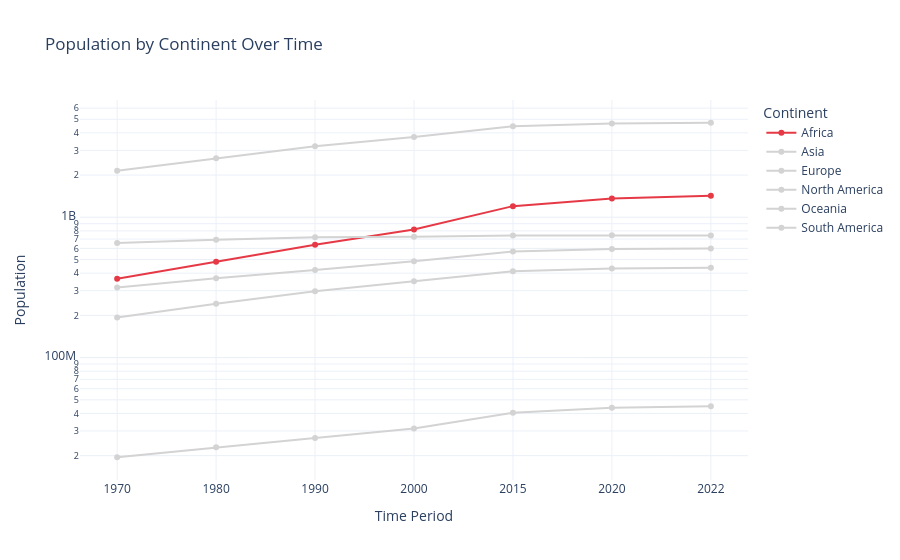

The cell this chart's notebook holds for it:
### Markdown cell above
**Chart choice & justification:** *Which chart did you choose, and why? Justify design choices.

linear graph. Because here we need to show how population changed throught time and compare growth between continents

### Code cell
# Q1
df_1 = df.groupby(["Continent"], as_index=False).sum(numeric_only=True)

df_long = df_1.melt(
    id_vars=["Continent"],
    value_vars=["1970 Population", "1980 Population", "1990 Population", "2000 Population", "2015 Population", "2020 Population", "2022 Population"],
    var_name="year",
    value_name="population",
)
df_long["year"] = df_long["year"].str.replace(" Population", "", case=False)


df_long["absolute_growth"] = df["2022 Population"] - df["1990 Population"]
df_long["pct_growth"] = (
    (df["2022 Population"] - df["1990 Population"])
    / df["1990 Population"]
) * 100
fastest_continent = df_long.loc[df_long["pct_growth"].idxmax()]

target = "Africa"

color_map = {
    c: ("#E63946" if c == target else "lightgrey")
    for c in df_long["Continent"].unique()
}

fig = px.line(
    df_long,
    x="year",
    y="population",
    color="Continent",
    color_discrete_map=color_map,
    markers=True,
    log_y=True,
    title="Population by Continent Over Time",
    labels={
        "year": "Time Period",
        "population": "Population",
        "continent": "Continent",
    },
    template='plotly_white'
)

df_long.head()
fig.show()

### Figure 1 — Plotly figure (JSON) as saved in the notebook; plotly's stock layout.template omitted (floating-point values rounded to 4 significant figures)
{"data": [{"hovertemplate": "Continent=Africa<br>Time Period=%{x}<br>Population=%{y}<extra></extra>", "legendgroup": "Africa", "line": {"color": "#E63946", "dash": "solid"}, "marker": {"symbol": "circle"}, "mode": "lines+markers", "name": "Africa", "orientation": "v", "showlegend": true, "type": "scatter", "x": ["1970", "1980", "1990", "2000", "2015", "2020", "2022"], "xaxis": "x", "y": [365444348, 481536377, 638150629, 818946032, 1201102442, 1360671810, 1426730932], "yaxis": "y"}, {"hovertemplate": "Continent=Asia<br>Time Period=%{x}<br>Population=%{y}<extra></extra>", "legendgroup": "Asia", "line": {"color": "lightgrey", "dash": "solid"}, "marker": {"symbol": "circle"}, "mode": "lines+markers", "name": "Asia", "orientation": "v", "showlegend": true, "type": "scatter", "x": ["1970", "1980", "1990", "2000", "2015", "2020", "2022"], "xaxis": "x", "y": [2144906290, 2635334228, 3210563577, 3735089604, 4458250182, 4663086535, 4721383274], "yaxis": "y"}, {"hovertemplate": "Continent=Europe<br>Time Period=%{x}<br>Population=%{y}<extra></extra>", "legendgroup": "Europe", "line": {"color": "lightgrey", "dash": "solid"}, "marker": {"symbol": "circle"}, "mode": "lines+markers", "name": "Europe", "orientation": "v", "showlegend": true, "type": "scatter", "x": ["1970", "1980", "1990", "2000", "2015", "2020", "2022"], "xaxis": "x", "y": [655923991, 692527159, 720320797, 726093423, 741535608, 745792196, 743147538], "yaxis": "y"}, {"hovertemplate": "Continent=North America<br>Time Period=%{x}<br>Population=%{y}<extra></extra>", "legendgroup": "North America", "line": {"color": "lightgrey", "dash": "solid"}, "marker": {"symbol": "circle"}, "mode": "lines+markers", "name": "North America", "orientation": "v", "showlegend": true, "type": "scatter", "x": ["1970", "1980", "1990", "2000", "2015", "2020", "2022"], "xaxis": "x", "y": [315434606, 368293361, 421266425, 486069584, 570383850, 594236593, 600296136], "yaxis": "y"}, {"hovertemplate": "Continent=Oceania<br>Time Period=%{x}<br>Population=%{y}<extra></extra>", "legendgroup": "Oceania", "line": {"color": "lightgrey", "dash": "solid"}, "marker": {"symbol": "circle"}, "mode": "lines+markers", "name": "Oceania", "orientation": "v", "showlegend": true, "type": "scatter", "x": ["1970", "1980", "1990", "2000", "2015", "2020", "2022"], "xaxis": "x", "y": [19480270, 22920240, 26743822, 31222778, 40403283, 43933426, 45038554], "yaxis": "y"}, {"hovertemplate": "Continent=South America<br>Time Period=%{x}<br>Population=%{y}<extra></extra>", "legendgroup": "South America", "line": {"color": "lightgrey", "dash": "solid"}, "marker": {"symbol": "circle"}, "mode": "lines+markers", "name": "South America", "orientation": "v", "showlegend": true, "type": "scatter", "x": ["1970", "1980", "1990", "2000", "2015", "2020", "2022"], "xaxis": "x", "y": [192947156, 241789006, 297146415, 349634282, 413134396, 431530043, 436816608], "yaxis": "y"}], "layout": {"legend": {"title": {"text": "Continent"}, "tracegroupgap": 0}, "title": {"text": "Population by Continent Over Time"}, "xaxis": {"anchor": "y", "domain": [0, 1], "title": {"text": "Time Period"}}, "yaxis": {"anchor": "x", "domain": [0, 1], "title": {"text": "Population"}, "type": "log"}}}
